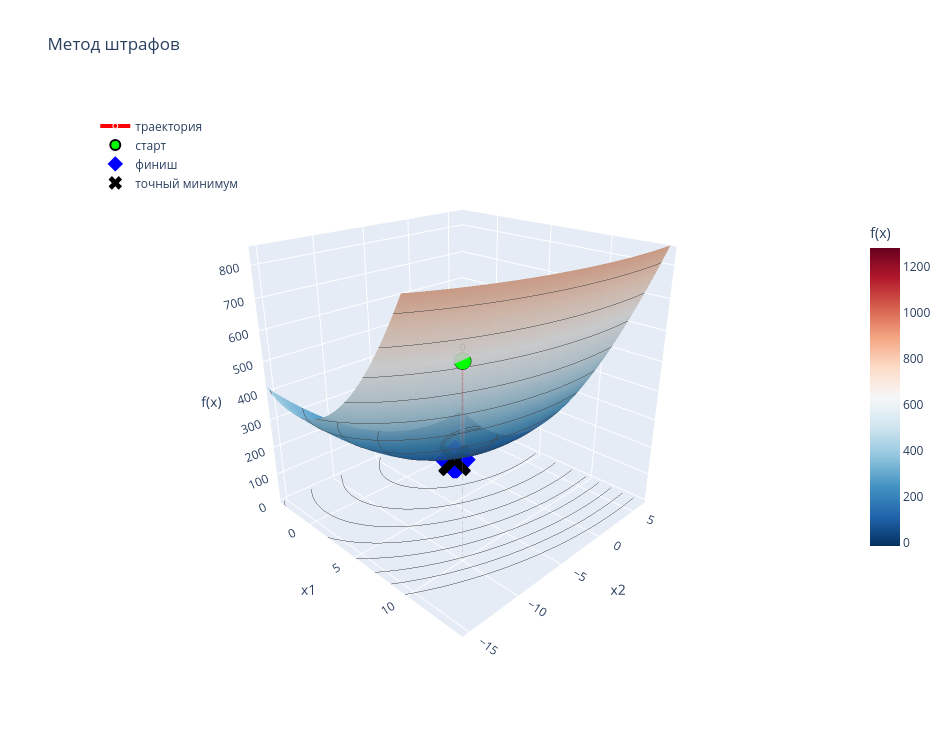

The notebook cell this image was saved under:
### Code cell
plot_trajectory_3d_plotly(function, traj_func, title='Метод штрафов', exact=(2.25, -1.5))

### Figure 1 — Plotly figure (JSON) as saved in the notebook; plotly's stock layout.template omitted (floating-point values rounded to 4 significant figures; data arrays with more than 128 entries replaced by an {"elided": "..."} marker saying what was removed)
{"data": [{"colorbar": {"len": 0.6, "title": {"text": "f(x)"}}, "colorscale": [[0, "rgb(5,48,97)"], [0.1, "rgb(33,102,172)"], [0.2, "rgb(67,147,195)"], [0.3, "rgb(146,197,222)"], [0.4, "rgb(209,229,240)"], [0.5, "rgb(247,247,247)"], [0.6, "rgb(253,219,199)"], [0.7, "rgb(244,165,130)"], [0.8, "rgb(214,96,77)"], [0.9, "rgb(178,24,43)"], [1, "rgb(103,0,31)"]], "contours": {"z": {"highlightcolor": "black", "project": {"z": true}, "show": true, "usecolormap": false}}, "name": "поверхность", "opacity": 0.9, "showscale": true, "type": "surface", "x": {"elided": "100x100 float values"}, "y": {"elided": "100x100 float values"}, "z": {"elided": "100x100 float values"}}, {"hoverinfo": "skip", "line": {"color": "white", "width": 8}, "mode": "lines", "showlegend": false, "type": "scatter3d", "x": [10.0, 0.875, 2.0, 2.223, 2.247, 2.25, 2.25, 2.25, 2.25, 2.25, 2.25, 2.25, 2.25], "y": [-10.0, 1.25, -1.0, -1.446, -1.495, -1.499, -1.5, -1.5, -1.5, -1.5, -1.5, -1.5, -1.5], "z": [625.0, 3.125, 38.0, 47.31, 48.38, 48.49, 48.5, 48.5, 48.5, 48.5, 48.5, 48.5, 48.5]}, {"line": {"color": "red", "width": 4}, "marker": {"color": "red", "line": {"color": "white", "width": 1}, "size": 5}, "mode": "lines+markers+text", "name": "траектория", "text": ["0", "1", "2", "3", "4", "5", "6", "7", "8", "9", "10", "11", "12"], "textfont": {"color": "black", "size": 10}, "textposition": "top center", "type": "scatter3d", "x": [10.0, 0.875, 2.0, 2.223, 2.247, 2.25, 2.25, 2.25, 2.25, 2.25, 2.25, 2.25, 2.25], "y": [-10.0, 1.25, -1.0, -1.446, -1.495, -1.499, -1.5, -1.5, -1.5, -1.5, -1.5, -1.5, -1.5], "z": [625.0, 3.125, 38.0, 47.31, 48.38, 48.49, 48.5, 48.5, 48.5, 48.5, 48.5, 48.5, 48.5]}, {"hoverinfo": "skip", "line": {"color": "gray", "dash": "dot", "width": 1}, "mode": "lines", "showlegend": false, "type": "scatter3d", "x": [10, 10], "y": [-10, -10], "z": [-11.98, 625]}, {"hoverinfo": "skip", "line": {"color": "gray", "dash": "dot", "width": 1}, "mode": "lines", "showlegend": false, "type": "scatter3d", "x": [0.875, 0.875], "y": [1.25, 1.25], "z": [-11.98, 3.125]}, {"hoverinfo": "skip", "line": {"color": "gray", "dash": "dot", "width": 1}, "mode": "lines", "showlegend": false, "type": "scatter3d", "x": [2.0, 2.0], "y": [-1.0, -1.0], "z": [-11.98, 38.0]}, {"hoverinfo": "skip", "line": {"color": "gray", "dash": "dot", "width": 1}, "mode": "lines", "showlegend": false, "type": "scatter3d", "x": [2.223, 2.223], "y": [-1.446, -1.446], "z": [-11.98, 47.31]}, {"hoverinfo": "skip", "line": {"color": "gray", "dash": "dot", "width": 1}, "mode": "lines", "showlegend": false, "type": "scatter3d", "x": [2.247, 2.247], "y": [-1.495, -1.495], "z": [-11.98, 48.38]}, {"hoverinfo": "skip", "line": {"color": "gray", "dash": "dot", "width": 1}, "mode": "lines", "showlegend": false, "type": "scatter3d", "x": [2.25, 2.25], "y": [-1.499, -1.499], "z": [-11.98, 48.49]}, {"hoverinfo": "skip", "line": {"color": "gray", "dash": "dot", "width": 1}, "mode": "lines", "showlegend": false, "type": "scatter3d", "x": [2.25, 2.25], "y": [-1.5, -1.5], "z": [-11.98, 48.5]}, {"hoverinfo": "skip", "line": {"color": "gray", "dash": "dot", "width": 1}, "mode": "lines", "showlegend": false, "type": "scatter3d", "x": [2.25, 2.25], "y": [-1.5, -1.5], "z": [-11.98, 48.5]}, {"hoverinfo": "skip", "line": {"color": "gray", "dash": "dot", "width": 1}, "mode": "lines", "showlegend": false, "type": "scatter3d", "x": [2.25, 2.25], "y": [-1.5, -1.5], "z": [-11.98, 48.5]}, {"hoverinfo": "skip", "line": {"color": "gray", "dash": "dot", "width": 1}, "mode": "lines", "showlegend": false, "type": "scatter3d", "x": [2.25, 2.25], "y": [-1.5, -1.5], "z": [-11.98, 48.5]}, {"hoverinfo": "skip", "line": {"color": "gray", "dash": "dot", "width": 1}, "mode": "lines", "showlegend": false, "type": "scatter3d", "x": [2.25, 2.25], "y": [-1.5, -1.5], "z": [-11.98, 48.5]}, {"hoverinfo": "skip", "line": {"color": "gray", "dash": "dot", "width": 1}, "mode": "lines", "showlegend": false, "type": "scatter3d", "x": [2.25, 2.25], "y": [-1.5, -1.5], "z": [-11.98, 48.5]}, {"hoverinfo": "skip", "line": {"color": "gray", "dash": "dot", "width": 1}, "mode": "lines", "showlegend": false, "type": "scatter3d", "x": [2.25, 2.25], "y": [-1.5, -1.5], "z": [-11.98, 48.5]}, {"marker": {"color": "lime", "line": {"color": "black", "width": 2}, "size": 10}, "mode": "markers", "name": "старт", "type": "scatter3d", "x": [10], "y": [-10], "z": [625]}, {"marker": {"color": "blue", "line": {"color": "white", "width": 2}, "size": 14, "symbol": "diamond"}, "mode": "markers", "name": "финиш", "type": "scatter3d", "x": [2.25], "y": [-1.5], "z": [48.5]}, {"marker": {"color": "black", "size": 12, "symbol": "x"}, "mode": "markers", "name": "точный минимум", "type": "scatter3d", "x": [2.25], "y": [-1.5], "z": [48.5]}], "layout": {"height": 750, "legend": {"bgcolor": "rgba(255,255,255,0.7)", "x": 0.02, "y": 0.98}, "scene": {"aspectmode": "cube", "camera": {"eye": {"x": 1.6, "y": -1.6, "z": 1}}, "xaxis": {"range": [-3.688, 14.56], "title": {"text": "x1"}}, "yaxis": {"range": [-15.63, 6.875], "title": {"text": "x2"}}, "zaxis": {"range": [-11.98, 854.4], "title": {"text": "f(x)"}}}, "title": {"text": "Метод штрафов"}, "width": 950}}
